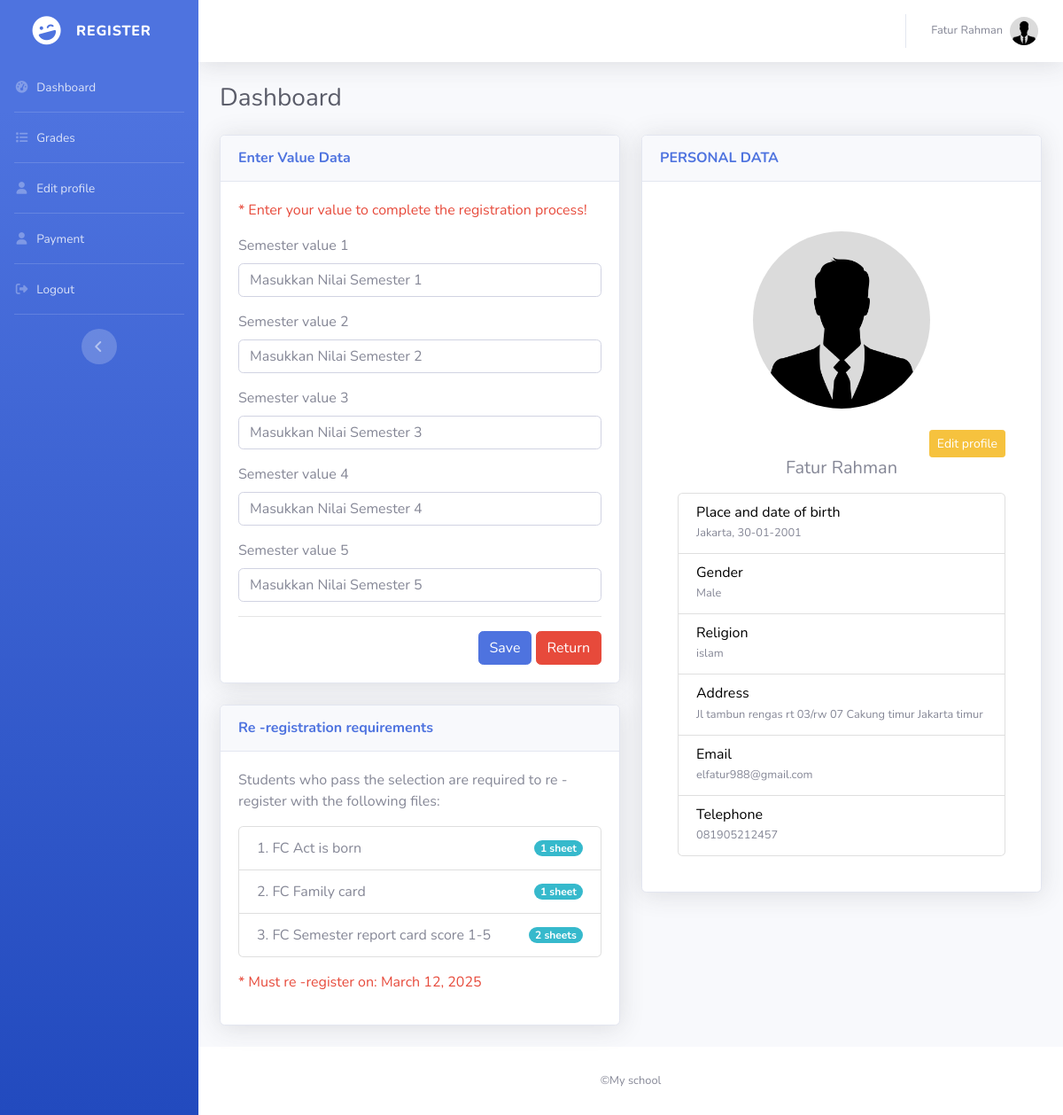
The app's page /siswa/dashboard.php (signed in) with its own data.
### tables this page shows
CREATE TABLE `pendaftar` (
  `id` int(11) NOT NULL,
  `nama` varchar(100) DEFAULT NULL,
  `tmpt_lahir` varchar(100) DEFAULT NULL,
  `tgl_lahir` date DEFAULT NULL,
  `jenis_kelamin` enum('L','P') DEFAULT NULL,
  `agama` varchar(45) DEFAULT NULL,
  `alamat` text DEFAULT NULL,
  `email` varchar(100) DEFAULT NULL,
  `telepon` varchar(45) DEFAULT NULL,
  `foto` varchar(100) NOT NULL,
  `users_id` int(11) DEFAULT NULL
);

### config/auto_load.php (called while the page is built, shortened)
<?php
$base_url = "http://localhost/pendaftaran";
?>

### siswa/dashboard_control.php (called while the page is built, shortened)
<?php
$id_user = $_SESSION['id_users'];
$sql_pendaftar = "SELECT * FROM pendaftar where users_id = '$id_user'";
$result_pendaftar = mysqli_query($koneksi, $sql_pendaftar);
if(mysqli_num_rows($result_pendaftar)){
    $data_pendaftar = mysqli_fetch_array($result_pendaftar);
}
?>

### siswa/dashboard.php (the view, shortened to what this page needs)
<?php include('../config/auto_load.php'); ?>
<?php include('dashboard_control.php'); ?>
<?php include('../template/headersiswa.php'); ?>
<div class="container-fluid">
  <h1 class="h3 mb-4 text-gray-800">Dashboard</h1>
  <div class="row">
    <div class="col-md-6">
      <div class="row">
        <?php if(!isset($status)) { ?>
          <div class="col-md-12">
            <div class="card shadow mb-4">
              <div class="card-header py-3">
                <h6 class="m-0 font-weight-bold text-primary">Enter Value Data</h6>
              </div>
              <div class="card-body">
                  <p class="text-danger">* Enter your value to complete the registration process!</p>
                  <form class="user" method="POST" action="<?= $base_url ?>/siswa/dashboard.php">
                      <div class="form-group">
                          <label for="un">Semester value 1</label>
                          <input type="number" class="form-control" id="ns1" placeholder="Masukkan Nilai Semester 1" name="ns1">
                      </div>
                      <div class="form-group">
                          <label for="un">Semester value 2</label>
                          <input type="number" class="form-control" id="ns2" placeholder="Masukkan Nilai Semester 2" name="ns2">
                      </div>
                      <div class="form-group">
                          <label for="un">Semester value 3</label>
                          <input type="number" class="form-control" id="ns3" placeholder="Masukkan Nilai Semester 3" name="ns3">
                      </div>
                      <div class="form-group">
                          <label for="un">Semester value 4</label>
                          <input type="number" class="form-control" id="ns4" placeholder="Masukkan Nilai Semester 4" name="ns4">
                      </div>
                      <div class="form-group">
                          <label for="un">Semester value 5</label>
                          <input type="number" class="form-control" id="ns5" placeholder="Masukkan Nilai Semester 5" name="ns5">
                      </div>
                      <hr>
                      <div class="text-right">
                          <button type="submit" name="btn_simpan" value="simpan_nilai" class="btn btn-primary">Save</button>
                          <a href="dashboard.php" class="btn btn-danger">Return</a>
                      </div>
                  </form>
              </div>
            </div>
          </div>
        <?php } else if(isset($status) && $status == 0) { ?>
          <div class="col-md-12">
            <div class="card shadow mb-4">
              <div class="card-header py-3">
                <h6 class="m-0 font-weight-bold text-primary">Announcement of selection results</h6>
              </div>
              <div class="card-body">
                <div class="card text-center">
                  <div class="card-body">
                    <h5 class="card-title mb-3">Assessment Process</h5>
                    <div class="col-auto">
                      <i class="fas fa-spinner text-warning mb-3" style="font-size: 90px;"></i>
                    </div>
                    <p class="card-text">Thank you for registering at my school</p>
                    <p class="card-text">Announcement on the date: </p>
                    <span class="badge badge-danger" style="font-size: 20px;">March 12, 2025</span>
                  </div>
                  <div class="card-footer text-muted">
                    <marquee style="margin-bottom: -5px;">My school</marquee>
                  </div>
                </div>
              </div>
            </div>
          </div>
        <?php } else if(isset($status) && $status == 1) { ?>
          <div class="col-md-12">
            <div class="card shadow mb-4">
              <div class="card-header py-3">
                <h6 class="m-0 font-weight-bold text-primary">Announcement of selection results</h6>
              </div>
              <div class="card-body">
                <div class="card text-center">
                  <div class="card-body">
                    <h5 class="card-title mb-3">You passed</h5>
                    <div class="col-auto">
                      <i class="far fa-check-circle text-success mb-3" style="font-size: 90px;"></i>
                    </div>
                    <p class="card-text">Congratulations you pass the selection at my school.Re -register on the date: </p>
                    <span class="badge badge-danger" style="font-size: 20px;">March 12, 2025</span>
                  </div>
                  <div class="card-footer text-muted">
                    <marquee style="margin-bottom: -5px;">My school</marquee>
                  </div>
                </div>
              </div>
            </div>
          </div>
        <?php } else if(isset($status) && $status == 2) { ?>
          <div class="col-md-12">
            <div class="card shadow mb-4">
              <div class="card-header py-3">
                <h6 class="m-0 font-weight-bold text-primary">Announcement of selection results</h6>
              </div>
              <div class="card-body">
                <div class="card text-center">
                  <div class="card-body">
                    <h5 class="card-title mb-3">You don't qualify</h5>
                    <div class="col-auto">
                      <i class="fa fa-times text-danger mb-3" style="font-size: 90px;"></i>
                    </div>
                    <p class="card-text">You haven't passed.Thank you for following the selection well. </p>
                  </div>
                  <div class="card-footer text-muted">
                    <marquee style="margin-bottom: -5px;">My school</marquee>
                  </div>
                </div>
              </div>
            </div>
          </div>
        <?php } ?>
        <div class="col-md-12">
          <div class="card shadow mb-4">
            <div class="card-header py-3">
              <h6 class="m-0 font-weight-bold text-primary">Re -registration requirements</h6>
            </div>
            <div class="card-body">
              <p>Students who pass the selection are required to re -register with the following files: </p>
              <ul class="list-group">
                <li class="list-group-item d-flex justify-content-between align-items-center">
                  1. FC Act is born
                  <span class="badge badge-info badge-pill">1 sheet</span>
                </li>
                <li class="list-group-item d-flex justify-content-between align-items-center">
                  2. FC Family card
                  <span class="badge badge-info badge-pill">1 sheet</span>
                </li>
                <li class="list-group-item d-flex justify-content-between align-items-center">
                  3. FC Semester report card score 1-5
                  <span class="badge badge-info badge-pill">2 sheets</span>
                </li>
              </ul>
              <p class="text-danger mt-3">* Must re -register on: March 12, 2025</p>
            </div>
          </div>
        </div>
      </div>
    </div>
    <div class="col-md-6">
      <div class="row">
        <div class="col-md-12">
          <div class="card shadow mb-4">
            <div class="card-header py-3">
              <h6 class="m-0 font-weight-bold text-primary">PERSONAL DATA</h6>
            </div>
            <div class="card-body">
              <div class="card-body">
                <div class="col-auto mt-3 text-center">
                  <?php
                  if(isset($data_pendaftar['foto']) && $data_pendaftar['foto'] != '') {
                    $foto = '../uploads/' . $data_pendaftar['foto'];
                  } else {
                    $foto = '../assets/img/avatar.jpg';
                  }
                  ?>
                  <img src="<?= $foto ?>" class="img-fluid rounded-circle" alt="menunggu" style="width: 200px; height: 200px;">
                </div>
                <br>
                <div class="text-right">
                    <a href="editprofil.php" class="btn btn-warning btn-sm">Edit profile</a>
                </div>
                <h5 class="card-title mb-3 text-center">
                  <?= $data_pendaftar['nama'] ?>
                </h5>
                <ul class="list-group">
                  <li class="list-group-item">
                    <h6 class="mb-0" style="color: black;">Place and date of birth</h6>
                    <small class="text-muted"><?= $data_pendaftar['tmpt_lahir'] ?>, <?= date("d-m-Y", strtotime($data_pendaftar['tgl_lahir'])); ?></small>
                  </li>
                  <li class="list-group-item">
                    <h6 class="mb-0" style="color: black;">Gender</h6>
                    <?php
                    if($data_pendaftar['jenis_kelamin'] == 'L') {
                      $kelamin = "Male";
                    } else {
                      $kelamin = "Female";
                    }
                    ?>
                    <small class="text-muted"><?= $kelamin ?></small>
                  </li>
                  <li class="list-group-item">
                    <h6 class="mb-0" style="color: black;">Religion</h6>
                    <small class="text-muted"><?= $data_pendaftar['agama'] ?></small>
                  </li>
                  <li class="list-group-item">
                    <h6 class="mb-0" style="color: black;">Address</h6>
                    <small class="text-muted"><?= $data_pendaftar['alamat'] ?></small>
                  </li>
                  <li class="list-group-item">
                    <h6 class="mb-0" style="color: black;">Email</h6>
                    <small class="text-muted"><?= $data_pendaftar['email'] ?></small>
                  </li>
                  <li class="list-group-item">
                    <h6 class="mb-0" style="color: black;">Telephone</h6>
                    <small class="text-muted"><?= $data_pendaftar['telepon'] ?></small>
                  </li>
                </ul>
              </div>
            </div>
          </div>
        </div>
      </div>
    </div>
  </div>
</div>
<?php include('../template/footer.php'); ?>

### records on screen
pendaftar: nama "Fatur Rahman", tmpt_lahir "Jakarta", tgl_lahir "30-01-2001", jenis_kelamin "Male", agama "islam", alamat "Jl tambun rengas rt 03/rw 07 Cakung timur Jakarta timur", email "elfatur988@gmail.com", telepon "081905212457"

### other values on screen
$_SESSION['nama'] "Fatur Rahman"
